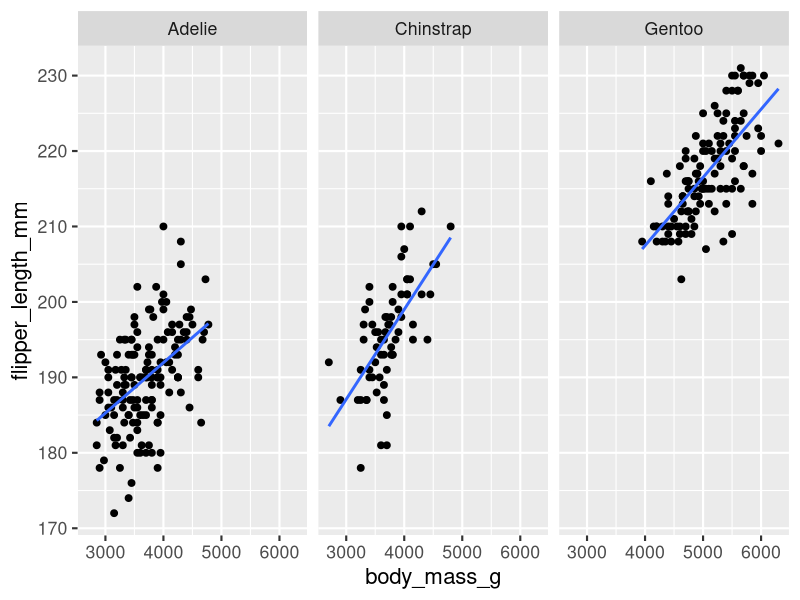

R code for this plot:
## ---- chunk 1
options(htmltools.dir.version = FALSE)
knitr::opts_chunk$set(comment = "")

library(tidyverse)
library(here)
library(palmerpenguins)
library(cowplot)
# ggplot2 settings so plots scale well for slide size 
theme_set(theme_gray(16)) # 16 for full width, 18 for half width 
update_geom_defaults("point", list(size = 2)) # 2 for full width, 2.5 for half width
## ---- chunk 2
penguins %>%
  ggplot(aes(body_mass_g, flipper_length_mm)) +
  geom_point() +
  geom_smooth(method = "lm", se = FALSE) +
  facet_wrap(vars(species))
## ---- chunk 3
penguins_adelie <- filter(penguins, species == "Adelie")

lm_out <- lm(flipper_length_mm ~ body_mass_g, data = penguins_adelie)
summary(lm_out)
## ---- chunk 4
penguins %>%
  nest(data = -species) # nest all data except species column
## ---- chunk 5
penguins %>%
  nest(data = -species) %>%
  mutate(
    # apply linear model to each nested data frame
    fit = map(data, ~lm(flipper_length_mm ~ body_mass_g, data = .x))
  )
## ---- chunk 6
lm_data <- penguins %>%
  nest(data = -species) %>%
  mutate(
    # apply linear model to each nested data frame
    fit = map(data, ~lm(flipper_length_mm ~ body_mass_g, data = .x))
  )

lm_data$fit[[1]]  # first model fit, for Adelie species
## ---- chunk 7
summary(lm_data$fit[[1]]) # summarize the first model, which is for Adelie
## ---- chunk 8
summary(lm_out)
## ---- chunk 9
summary(lm_data$fit[[1]]) # summarize the first model, which is for Adelie
## ---- chunk 10
summary(lm_data$fit[[2]]) # second model, Chinstrap
## ---- chunk 11
summary(lm_data$fit[[3]]) # third model, Gentoo
## ---- chunk 12
library(broom)

glance(lm_out)
## ---- chunk 13
library(broom)

tidy(lm_out)
## ---- chunk 14
lm_data
## ---- chunk 15
lm_data %>%
  mutate(
    glance_out = map(fit, glance)
  )
## ---- chunk 16
lm_data %>%
  mutate(
    glance_out = map(fit, ~glance(.x)) # same as just `glance`
  )
## ---- chunk 17
lm_data %>%
  mutate(
    glance_out = map(fit, glance)
  )
## ---- chunk 18
lm_data %>%
  mutate(
    glance_out = map(fit, glance)
  ) %>%
  select(species, glance_out)
## ---- chunk 19
lm_data %>%
  mutate(
    glance_out = map(fit, glance)
  ) %>%
  select(species, glance_out) %>%
  unnest(cols = glance_out)
## ---- chunk 20
lm_summary <- penguins %>%
  nest(data = -species) %>%
  mutate(
    fit = map(data, ~lm(flipper_length_mm ~ body_mass_g, data = .x)),
    glance_out = map(fit, glance)
  ) %>%
  select(species, glance_out) %>%
  unnest(cols = glance_out)

lm_summary
## ---- chunk 21
library(glue)  # for easy text formatting

label_data <- lm_summary %>%
  mutate(
    rsqr = signif(r.squared, 2),  # round to 2 significant digits
    pval = signif(p.value, 2),
    label = glue("R^2 = {rsqr}, P = {pval}"),
    body_mass_g = 6400, flipper_length_mm = 175 # label position in plot
  ) %>%
  select(species, label, body_mass_g, flipper_length_mm)

label_data
## ---- chunk 22

